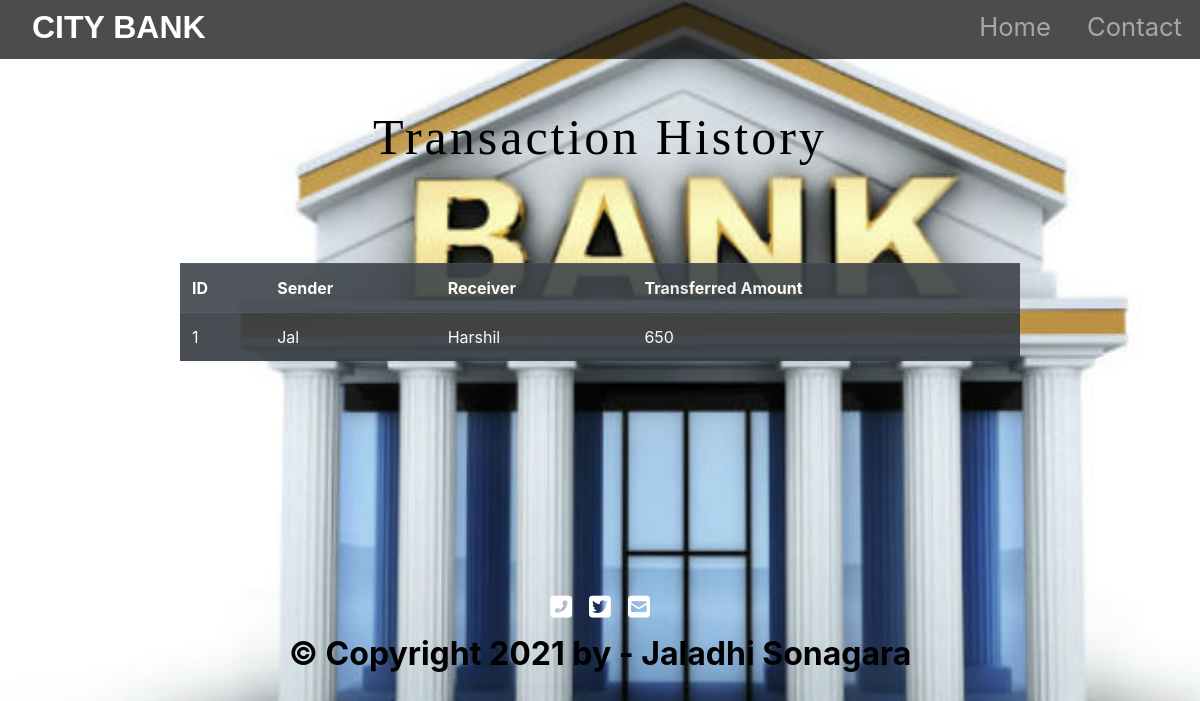
The page /history.php on the database its author committed.
### tables this page shows
CREATE TABLE `history` (
  `his_id` int(11) NOT NULL,
  `sender` varchar(255) NOT NULL,
  `reciever` varchar(255) NOT NULL,
  `amount` bigint(20) NOT NULL
);

### history.php (the view, shortened to what this page needs)
<!DOCTYPE html>
<html lang="en">
<head>
  <link rel="stylesheet" href="https://stackpath.bootstrapcdn.com/bootstrap/4.5.2/css/bootstrap.min.css"
>
  <link rel="stylesheet" type="text/css" href="styles.css">
</head>
<body>
  <div id="title">
    <nav id="navbar" class="navbar navbar-expand-lg navbar-dark ">
      <a id="navbar-brand" href="index.php">CITY <span>  BANK</span></a>
      <div class="collapse navbar-collapse" id="navbarTogglerDemo01">
        <ul class="navbar-nav ml-auto">
          <li class="nav-item">
            <a class="nav-link" href="index.php">Home</a>
          </li>
          <li class="nav-item">
            <a class="nav-link" href="#footer">Contact</a>
          </li>
        </ul>
      </div>
    </nav>
  </div>
  <?php
 echo '<h1 class="intro"><center>Transaction History</center></h1>';
 echo '<table class=" listtable table-dark table  table-striped table-hover mt-5"  style="opacity: 0.9; width: 70%; margin: auto;">
 <tr>
     <th>ID</th>
     <th>Sender</th>
     <th>Receiver</th>
     <th>Transferred Amount</th>
 </tr>';
    $server = "localhost";
    $username = "root";
    $password = "";
    $database = "bank";
    $con = mysqli_connect($server, $username, $password, $database);
     $sql = "SELECT his_id,sender,reciever,amount FROM history;";
        $result=mysqli_query($con,$sql);
        while($row=mysqli_fetch_array($result)){
            echo '<tr>
            <td>'.$row["his_id"].'</td>
            <td>'.$row["sender"].'</td>
            <td>'.$row["reciever"].'</td>
            <td>'.$row["amount"].'</td>
        </tr>';
          }
 echo'</table>';
?><br>
</body>
<footer id="footer">
  <i class="social-icon fas fa-phone-square-alt"></i>
  <i class="social-icon fab fa-twitter-square"></i>
  <i class="social-icon fas fa-envelope-square"></i>
  <p>© Copyright 2021 by - Jaladhi Sonagara</p>
</footer>
</html>

### styles.css (style rules this page uses)
#title { background: rgba(0,0,0,0.7); }
#navbar { padding: 0 0 5px; }
#navbar-brand { text-decoration: none; color:#fdfffc; font-family: sans-serif; font-size: 2rem; font-weight: bold; padding-left: 2rem; }
span { color:white; }
.nav-item { padding: 0 10px; }
.nav-link { font-size: 1.6rem; }
.intro { text-align: center; font-size: 50px; letter-spacing: 3px; font-family: 'sans-serif'; position: relative; padding:4% 8%; color:black; }
#footer { margin-top: 200px; padding: 5% auto; text-align: center; color: rgb(0, 0, 0); font-size: 25px; }
.social-icon { margin: 10px 5px; color: white; }

### history.php (style rules this page uses)
body { background-image: url("img/5.jpg"); background-size: cover; height: 100%; width: 100%; background-repeat: no-repeat; background-attachment: fixed; }
p { color: black; font-size: 2rem; font-weight: bold; }

### rows shown on the page
history: his_id "1", sender "Jal", reciever "Harshil", amount "650"
